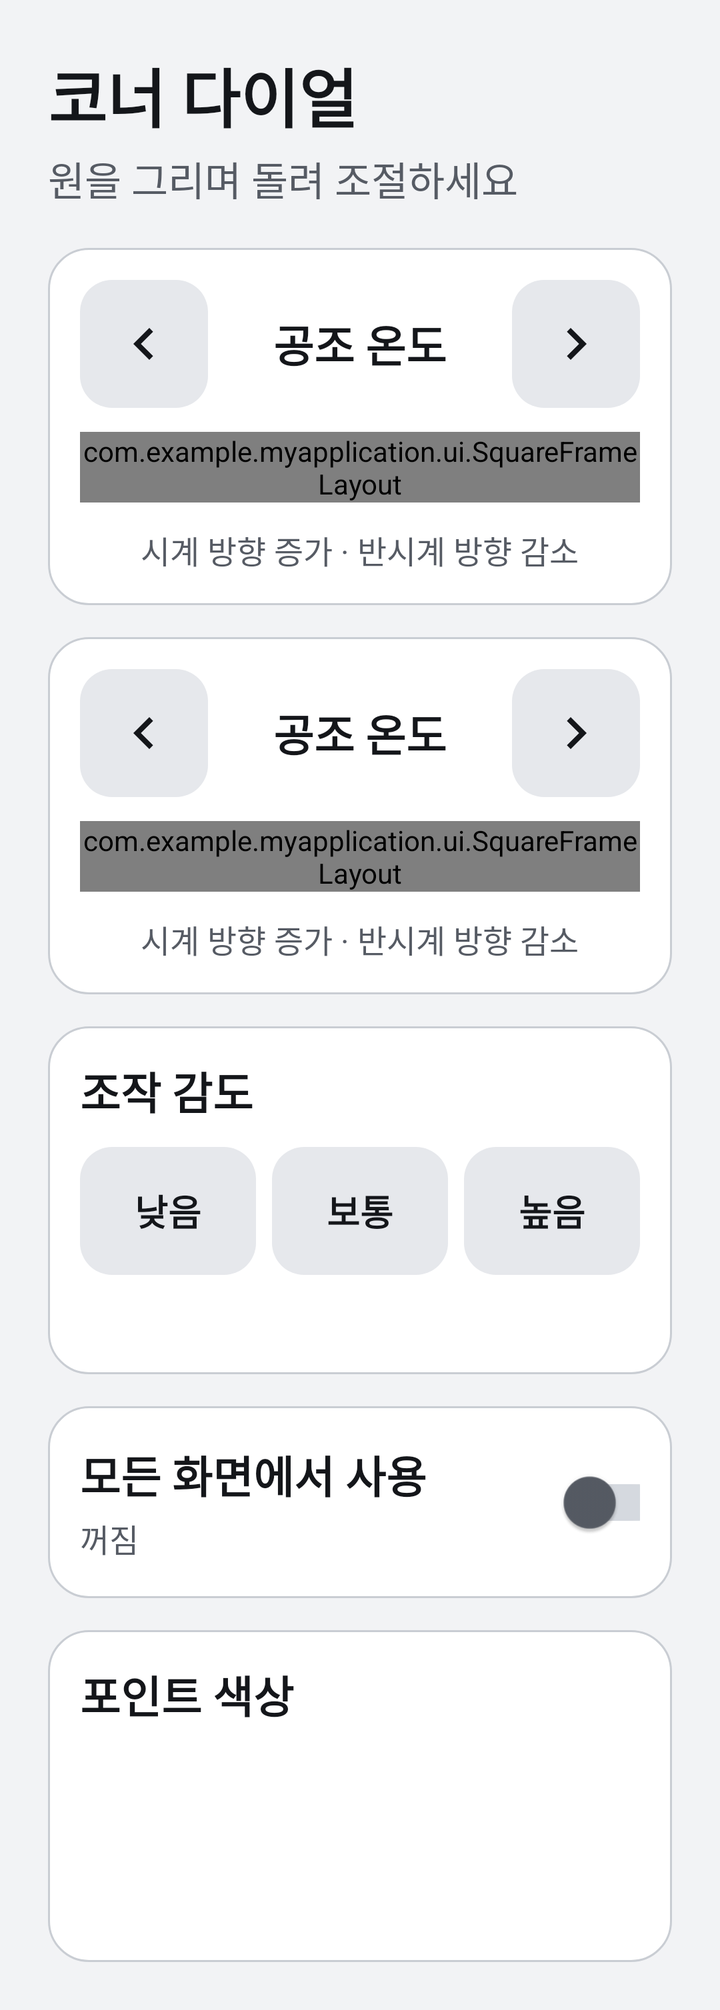
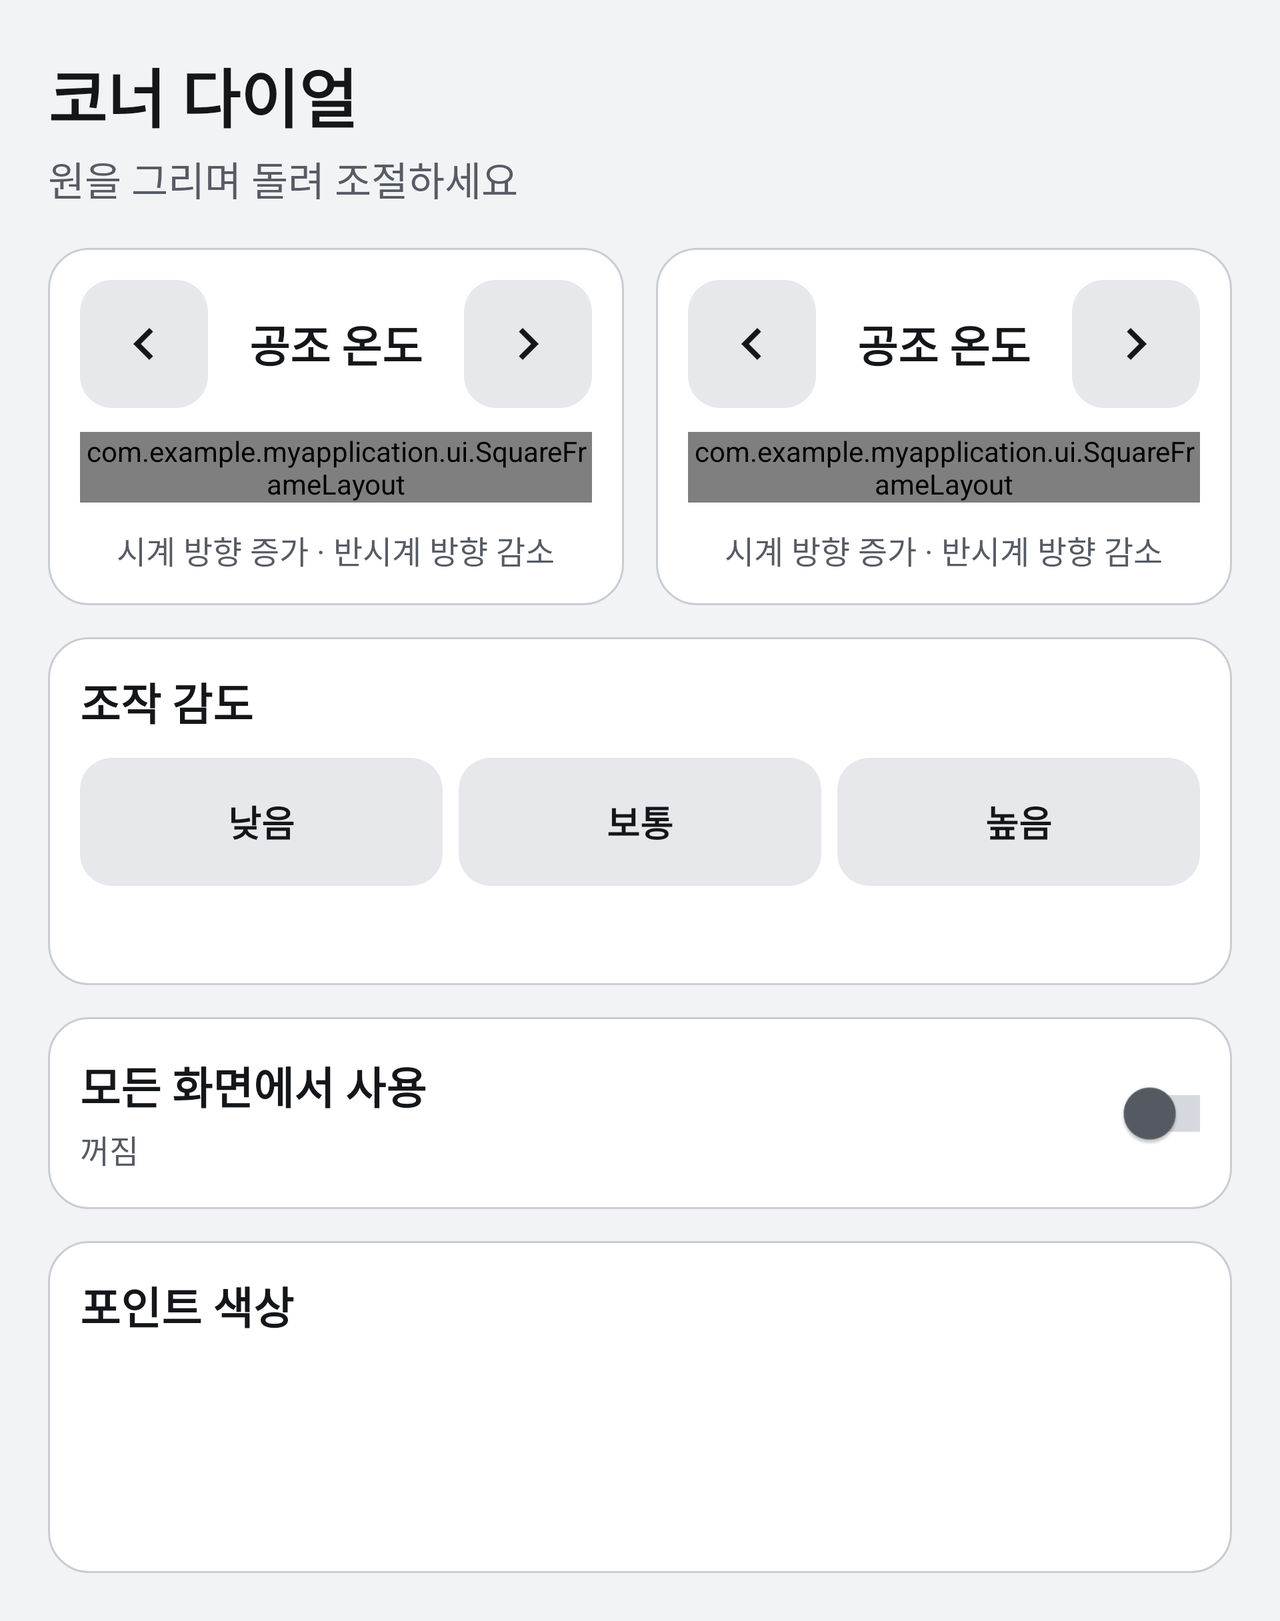

The same Android screen from two of the app's own layout files: first res/layout/ as a phone draws it, then the repository's variant for another configuration, drawn on a device whose configuration selects that folder. Both files follow.
<!-- AndroidManifest.xml: application theme Theme.MyApplication -->
<!-- res/layout/activity_main.xml -->
<?xml version="1.0" encoding="utf-8"?>
<ScrollView xmlns:android="http://schemas.android.com/apk/res/android"
    android:id="@+id/root_scroll"
    android:layout_width="match_parent"
    android:layout_height="match_parent"
    android:background="@color/pleos_bg"
    android:fillViewport="true">

    <LinearLayout
        android:layout_width="match_parent"
        android:layout_height="wrap_content"
        android:orientation="vertical"
        android:padding="24dp">

        <TextView
            android:layout_width="match_parent"
            android:layout_height="wrap_content"
            android:text="@string/title"
            android:textAppearance="@style/TextAppearance.Pleos.Headline" />

        <TextView
            android:layout_width="match_parent"
            android:layout_height="wrap_content"
            android:layout_marginTop="4dp"
            android:layout_marginBottom="20dp"
            android:text="@string/subtitle"
            android:textAppearance="@style/TextAppearance.Pleos.Body"
            android:textColor="@color/pleos_text_secondary" />

        <LinearLayout
            android:id="@+id/dials_container"
            android:layout_width="match_parent"
            android:layout_height="wrap_content"
            android:orientation="vertical">

            <include
                android:id="@+id/dial_left"
                layout="@layout/view_dial_card"
                android:layout_width="match_parent"
                android:layout_height="wrap_content" />

            <include
                android:id="@+id/dial_right"
                layout="@layout/view_dial_card"
                android:layout_width="match_parent"
                android:layout_height="wrap_content"
                android:layout_marginTop="16dp" />
        </LinearLayout>

        <include
            layout="@layout/view_settings_cards"
            android:layout_width="match_parent"
            android:layout_height="wrap_content"
            android:layout_marginTop="16dp" />
    </LinearLayout>
</ScrollView>
<!-- res/layout/view_dial_card.xml (included above) -->
<?xml version="1.0" encoding="utf-8"?>
<LinearLayout xmlns:android="http://schemas.android.com/apk/res/android"
    xmlns:tools="http://schemas.android.com/tools"
    android:layout_width="match_parent"
    android:layout_height="wrap_content"
    android:background="@drawable/bg_cockpit_card"
    android:gravity="center_horizontal"
    android:orientation="vertical"
    android:padding="16dp">

    <LinearLayout
        android:layout_width="match_parent"
        android:layout_height="wrap_content"
        android:gravity="center_vertical"
        android:orientation="horizontal">

        <ImageButton
            android:id="@+id/dial_prev"
            android:layout_width="64dp"
            android:layout_height="64dp"
            android:background="@drawable/bg_icon_button"
            android:contentDescription="@string/prev_function"
            android:src="@drawable/ic_chevron_left" />

        <TextView
            android:id="@+id/dial_title"
            android:layout_width="0dp"
            android:layout_height="wrap_content"
            android:layout_weight="1"
            android:ellipsize="end"
            android:gravity="center"
            android:maxLines="1"
            android:paddingHorizontal="8dp"
            android:textAppearance="@style/TextAppearance.Pleos.Title"
            tools:text="공조 온도" />

        <ImageButton
            android:id="@+id/dial_next"
            android:layout_width="64dp"
            android:layout_height="64dp"
            android:background="@drawable/bg_icon_button"
            android:contentDescription="@string/next_function"
            android:src="@drawable/ic_chevron_right" />
    </LinearLayout>

    <com.example.myapplication.ui.SquareFrameLayout
        android:layout_width="match_parent"
        android:layout_height="wrap_content"
        android:layout_marginTop="12dp">

        <FrameLayout
            android:id="@+id/dial_zone"
            android:layout_width="match_parent"
            android:layout_height="match_parent"
            android:background="@drawable/bg_touch_zone"
            android:clickable="true"
            android:focusable="false">

            <View
                android:layout_width="match_parent"
                android:layout_height="match_parent"
                android:layout_margin="20dp"
                android:background="@drawable/bg_dial_guide_ring" />

            <TextView
                android:id="@+id/dial_value"
                android:layout_width="wrap_content"
                android:layout_height="wrap_content"
                android:layout_gravity="center"
                android:maxLines="1"
                android:textAppearance="@style/TextAppearance.Pleos.Headline"
                tools:text="22.0°C" />
        </FrameLayout>
    </com.example.myapplication.ui.SquareFrameLayout>

    <TextView
        android:layout_width="wrap_content"
        android:layout_height="wrap_content"
        android:layout_marginTop="12dp"
        android:gravity="center"
        android:text="@string/dial_hint"
        android:textAppearance="@style/TextAppearance.Pleos.Label" />
</LinearLayout>
<!-- res/layout/view_settings_cards.xml (included above) -->
<?xml version="1.0" encoding="utf-8"?>
<LinearLayout xmlns:android="http://schemas.android.com/apk/res/android"
    xmlns:app="http://schemas.android.com/apk/res-auto"
    android:layout_width="match_parent"
    android:layout_height="wrap_content"
    android:orientation="vertical">

    
    <LinearLayout
        android:layout_width="match_parent"
        android:layout_height="wrap_content"
        android:background="@drawable/bg_cockpit_card"
        android:orientation="vertical"
        android:padding="16dp">

        <TextView
            android:layout_width="wrap_content"
            android:layout_height="wrap_content"
            android:text="@string/sensitivity_title"
            android:textAppearance="@style/TextAppearance.Pleos.Title" />

        <LinearLayout
            android:layout_width="match_parent"
            android:layout_height="wrap_content"
            android:layout_marginTop="12dp"
            android:orientation="horizontal">

            <androidx.appcompat.widget.AppCompatButton
                android:id="@+id/btn_sens_low"
                style="@style/Widget.Pleos.Button"
                android:layout_width="0dp"
                android:layout_height="wrap_content"
                android:layout_weight="1"
                android:text="@string/sensitivity_low" />

            <androidx.appcompat.widget.AppCompatButton
                android:id="@+id/btn_sens_normal"
                style="@style/Widget.Pleos.Button"
                android:layout_width="0dp"
                android:layout_height="wrap_content"
                android:layout_marginHorizontal="8dp"
                android:layout_weight="1"
                android:text="@string/sensitivity_normal" />

            <androidx.appcompat.widget.AppCompatButton
                android:id="@+id/btn_sens_high"
                style="@style/Widget.Pleos.Button"
                android:layout_width="0dp"
                android:layout_height="wrap_content"
                android:layout_weight="1"
                android:text="@string/sensitivity_high" />
        </LinearLayout>

        <TextView
            android:id="@+id/tv_sens_desc"
            android:layout_width="match_parent"
            android:layout_height="wrap_content"
            android:layout_marginTop="12dp"
            android:textAppearance="@style/TextAppearance.Pleos.Label" />
    </LinearLayout>

    
    <LinearLayout
        android:layout_width="match_parent"
        android:layout_height="wrap_content"
        android:layout_marginTop="16dp"
        android:background="@drawable/bg_cockpit_card"
        android:gravity="center_vertical"
        android:minHeight="88dp"
        android:orientation="horizontal"
        android:padding="16dp">

        <LinearLayout
            android:layout_width="0dp"
            android:layout_height="wrap_content"
            android:layout_weight="1"
            android:orientation="vertical">

            <TextView
                android:layout_width="wrap_content"
                android:layout_height="wrap_content"
                android:text="@string/overlay_title"
                android:textAppearance="@style/TextAppearance.Pleos.Title" />

            <TextView
                android:id="@+id/tv_overlay_status"
                android:layout_width="match_parent"
                android:layout_height="wrap_content"
                android:layout_marginTop="4dp"
                android:text="@string/overlay_off"
                android:textAppearance="@style/TextAppearance.Pleos.Label" />
        </LinearLayout>

        <androidx.appcompat.widget.SwitchCompat
            android:id="@+id/switch_global_overlay"
            android:layout_width="wrap_content"
            android:layout_height="wrap_content"
            android:layout_marginStart="16dp"
            android:contentDescription="@string/overlay_title"
            android:minHeight="64dp"
            android:minWidth="88dp"
            android:scaleX="1.3"
            android:scaleY="1.3"
            app:thumbTint="@color/sw_thumb"
            app:trackTint="@color/sw_track" />
    </LinearLayout>

    
    <LinearLayout
        android:layout_width="match_parent"
        android:layout_height="wrap_content"
        android:layout_marginTop="16dp"
        android:background="@drawable/bg_cockpit_card"
        android:orientation="vertical"
        android:padding="16dp">

        <TextView
            android:layout_width="wrap_content"
            android:layout_height="wrap_content"
            android:text="@string/color_title"
            android:textAppearance="@style/TextAppearance.Pleos.Title" />

        <LinearLayout
            android:layout_width="match_parent"
            android:layout_height="wrap_content"
            android:layout_marginTop="12dp"
            android:orientation="horizontal">

            <include
                android:id="@+id/color_0"
                layout="@layout/view_color_swatch"
                android:layout_width="0dp"
                android:layout_height="wrap_content"
                android:layout_weight="1" />

            <include
                android:id="@+id/color_1"
                layout="@layout/view_color_swatch"
                android:layout_width="0dp"
                android:layout_height="wrap_content"
                android:layout_weight="1" />

            <include
                android:id="@+id/color_2"
                layout="@layout/view_color_swatch"
                android:layout_width="0dp"
                android:layout_height="wrap_content"
                android:layout_weight="1" />

            <include
                android:id="@+id/color_3"
                layout="@layout/view_color_swatch"
                android:layout_width="0dp"
                android:layout_height="wrap_content"
                android:layout_weight="1" />
        </LinearLayout>
    </LinearLayout>
</LinearLayout>
<!-- res/layout/view_color_swatch.xml (included above) -->
<?xml version="1.0" encoding="utf-8"?>
<LinearLayout xmlns:android="http://schemas.android.com/apk/res/android"
    android:layout_width="0dp"
    android:layout_height="wrap_content"
    android:layout_weight="1"
    android:clickable="true"
    android:focusable="true"
    android:gravity="center_horizontal"
    android:minHeight="88dp"
    android:orientation="vertical"
    android:paddingVertical="4dp">

    <ImageView
        android:id="@+id/swatch"
        android:layout_width="56dp"
        android:layout_height="56dp"
        android:importantForAccessibility="no"
        android:scaleType="center"
        android:src="@drawable/ic_check" />

    <TextView
        android:id="@+id/swatch_label"
        android:layout_width="wrap_content"
        android:layout_height="wrap_content"
        android:layout_marginTop="4dp"
        android:maxLines="1"
        android:textColor="@color/pleos_text_secondary"
        android:textSize="16sp" />
</LinearLayout>
<!-- resources referenced by this layout -->
<resources>
  <color name="pleos_bg">#F2F3F5</color>
  <color name="pleos_text_secondary">#565B64</color>
  <!-- drawable bg_cockpit_card (drawable) -->
  <?xml version="1.0" encoding="utf-8"?>
  <shape xmlns:android="http://schemas.android.com/apk/res/android"
      android:shape="rectangle">
      <solid android:color="@color/pleos_surface" />
      <stroke
          android:width="1dp"
          android:color="@color/pleos_divider" />
      <corners android:radius="20dp" />
  </shape>
  <!-- drawable bg_dial_guide_ring (drawable) -->
  <?xml version="1.0" encoding="utf-8"?>
  <shape xmlns:android="http://schemas.android.com/apk/res/android"
      android:shape="oval">
      <solid android:color="@android:color/transparent" />
      <stroke
          android:width="3dp"
          android:color="@color/pleos_track" />
  </shape>
  <!-- drawable bg_icon_button (drawable) -->
  <?xml version="1.0" encoding="utf-8"?>
  <ripple xmlns:android="http://schemas.android.com/apk/res/android"
      android:color="@color/pleos_divider">
      <item android:drawable="@drawable/bg_segment_unselected" />
      <item android:id="@android:id/mask">
          <shape android:shape="rectangle">
              <solid android:color="#FFFFFF" />
              <corners android:radius="16dp" />
          </shape>
      </item>
  </ripple>
  <string name="color_title">포인트 색상</string>
  <string name="dial_hint">시계 방향 증가 · 반시계 방향 감소</string>
  <string name="next_function">다음 기능</string>
  <string name="overlay_off">꺼짐</string>
  <string name="overlay_title">모든 화면에서 사용</string>
  <string name="prev_function">이전 기능</string>
  <string name="sensitivity_high">높음</string>
  <string name="sensitivity_low">낮음</string>
  <string name="sensitivity_normal">보통</string>
  <string name="sensitivity_title">조작 감도</string>
  <string name="subtitle">원을 그리며 돌려 조절하세요</string>
  <string name="title">코너 다이얼</string>
  <style name="TextAppearance.Pleos.Body" parent="">
          <item name="android:textSize">20sp</item>
          <item name="android:textColor">@color/pleos_text_primary</item>
      </style>
  <style name="TextAppearance.Pleos.Headline" parent="">
          <item name="android:textSize">32sp</item>
          <item name="android:textStyle">bold</item>
          <item name="android:textColor">@color/pleos_text_primary</item>
      </style>
  <style name="TextAppearance.Pleos.Label" parent="">
          <item name="android:textSize">16sp</item>
          <item name="android:textColor">@color/pleos_text_secondary</item>
      </style>
  <style name="TextAppearance.Pleos.Title" parent="">
          <item name="android:textSize">22sp</item>
          <item name="android:textStyle">bold</item>
          <item name="android:textColor">@color/pleos_text_primary</item>
      </style>
  <color name="pleos_surface">#FFFFFF</color>
  <color name="pleos_divider">#C9CDD3</color>
  <color name="pleos_track">#D5D9DF</color>
  <!-- drawable bg_segment_unselected (drawable) -->
  <?xml version="1.0" encoding="utf-8"?>
  <shape xmlns:android="http://schemas.android.com/apk/res/android"
      android:shape="rectangle">
      <solid android:color="@color/pleos_surface_variant" />
      <corners android:radius="16dp" />
  </shape>
  <color name="pleos_surface_variant">#E6E8EC</color>
  <color name="pleos_accent">#0B63CE</color>
  <color name="pleos_text_primary">#14161A</color>
  <color name="pleos_on_accent">#FFFFFF</color>
  <!-- drawable bg_segment_selected (drawable) -->
  <?xml version="1.0" encoding="utf-8"?>
  <shape xmlns:android="http://schemas.android.com/apk/res/android"
      android:shape="rectangle">
      <solid android:color="@color/pleos_accent" />
      <corners android:radius="16dp" />
  </shape>
  <!-- some entries are left out for length -->
</resources>
<!-- res/layout-w600dp/activity_main.xml (the repository's variant of the layout above) -->
<!-- drawn on the phone turned sideways -->
<?xml version="1.0" encoding="utf-8"?>
<ScrollView xmlns:android="http://schemas.android.com/apk/res/android"
    android:id="@+id/root_scroll"
    android:layout_width="match_parent"
    android:layout_height="match_parent"
    android:background="@color/pleos_bg"
    android:fillViewport="true">

    <LinearLayout
        android:layout_width="match_parent"
        android:layout_height="wrap_content"
        android:orientation="vertical"
        android:padding="24dp">

        <TextView
            android:layout_width="match_parent"
            android:layout_height="wrap_content"
            android:text="@string/title"
            android:textAppearance="@style/TextAppearance.Pleos.Headline" />

        <TextView
            android:layout_width="match_parent"
            android:layout_height="wrap_content"
            android:layout_marginTop="4dp"
            android:layout_marginBottom="20dp"
            android:text="@string/subtitle"
            android:textAppearance="@style/TextAppearance.Pleos.Body"
            android:textColor="@color/pleos_text_secondary" />

        <LinearLayout
            android:id="@+id/dials_container"
            android:layout_width="match_parent"
            android:layout_height="wrap_content"
            android:orientation="horizontal">

            <include
                android:id="@+id/dial_left"
                layout="@layout/view_dial_card"
                android:layout_width="0dp"
                android:layout_height="wrap_content"
                android:layout_weight="1" />

            <include
                android:id="@+id/dial_right"
                layout="@layout/view_dial_card"
                android:layout_width="0dp"
                android:layout_height="wrap_content"
                android:layout_marginStart="16dp"
                android:layout_weight="1" />
        </LinearLayout>

        <include
            layout="@layout/view_settings_cards"
            android:layout_width="match_parent"
            android:layout_height="wrap_content"
            android:layout_marginTop="16dp" />
    </LinearLayout>
</ScrollView>
